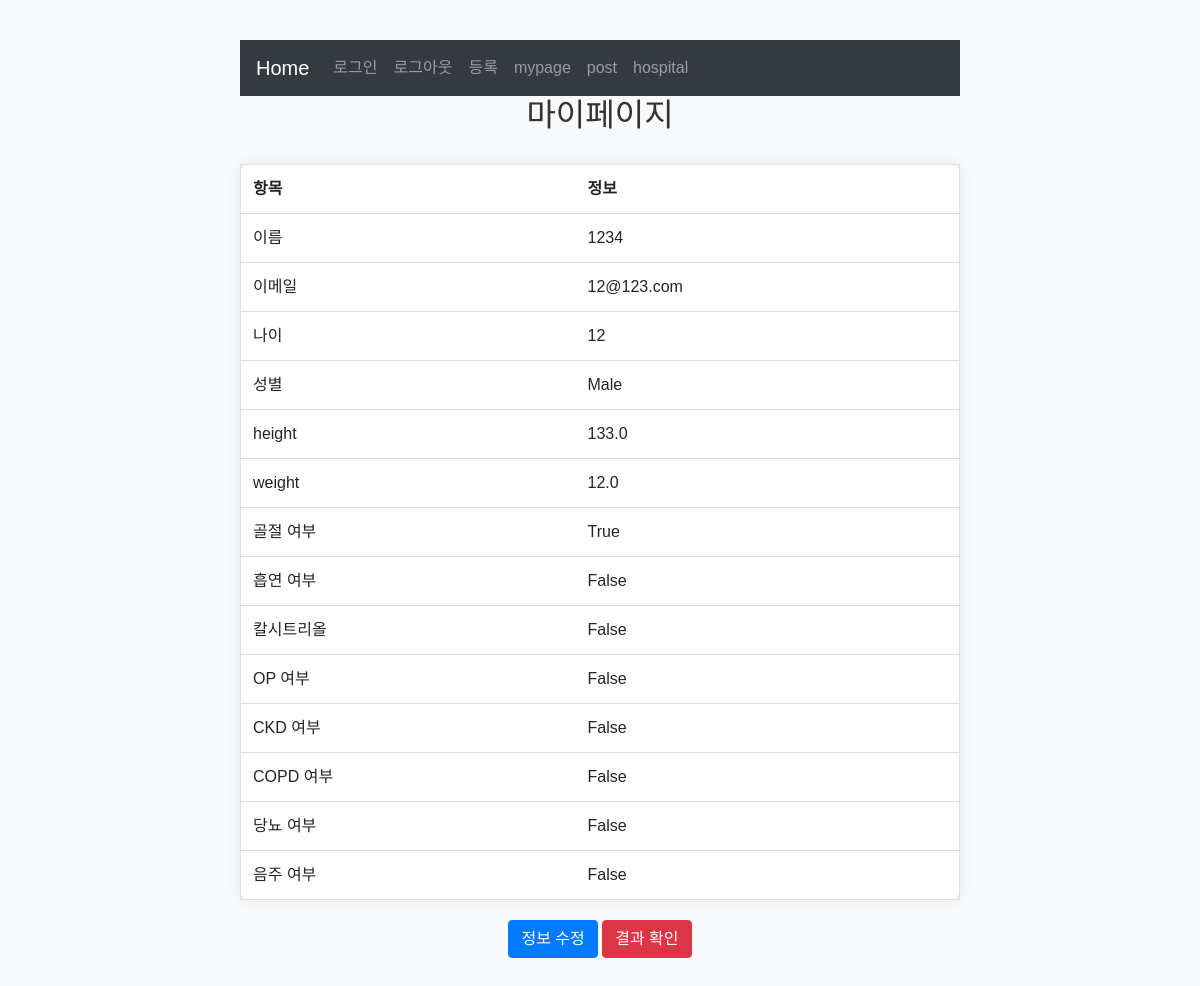
Screenshot of /user/mypage/ (signed in) with the database file from the repository.
### user/models.py (models this page shows, shortened)
class Profile(models.Model):
    user = models.OneToOneField(User, on_delete=models.CASCADE)
    age = models.IntegerField(null=True, blank=True)  # 나이
    gender = models.CharField(max_length=10, null=True, blank=True)  # 성별 (Male/Female)
    height = models.FloatField(null=True, blank=True)  # 키
    weight = models.FloatField(null=True, blank=True)  # 몸무게
    fracture = models.BooleanField(default=False)  # 골절 여부
    smoking = models.BooleanField(default=False)  # 흡연 여부
    calcitriol = models.BooleanField(default=False)  # 칼시트리올 복용 여부
    op = models.BooleanField(default=False)  # 골다공증 여부
    ckd = models.BooleanField(default=False)  # 만성 신장병 (Chronic Kidney Disease)
    copd = models.BooleanField(default=False)  # 만성 폐쇄성 폐질환 (Chronic Obstructive Pulmonary Disease)
    dm = models.BooleanField(default=False)  # 당뇨병 (Diabetes Mellitus)
    drinking = models.BooleanField(default=False)  # 음주 여부

### user/views.py (the view)
# urls.py: path("mypage/", mypage, name="mypage"),
@login_required
def mypage(request):
    profile, created = Profile.objects.get_or_create(user=request.user)
    return render(request, "user/mypage.html", {"profile": profile})

### user/templates/user/mypage.html
{% extends "base.html" %}
{% load static %}
{% block stylesheet %}
<link rel="stylesheet" href="{% static 'css/style.css' %}">
{% endblock %}
{% block explain_contents %}
<div align="center" class="mypage-container">
<h2>마이페이지</h2>
<table class="table-style">
    <tr><th>항목</th><th>정보</th></tr>
    <tr><td>이름</td><td>{{ profile.user.username }}</td></tr>
    <tr><td>이메일</td><td>{{ profile.user.email }}</td></tr>
    <tr><td>나이</td><td>{{ profile.age }}</td></tr>
    <tr><td>성별</td><td>{{ profile.gender }}</td></tr>
    <tr><td>height</td><td>{{ profile.height }}</td></tr>
    <tr><td>weight</td><td>{{ profile.weight }}</td></tr>
    <tr><td>골절 여부</td><td>{{ profile.fracture }}</td></tr>
    <tr><td>흡연 여부</td><td>{{ profile.smoking }}</td></tr>
    <tr><td>칼시트리올</td><td>{{ profile.calcitriol }}</td></tr>
    <tr><td>OP 여부</td><td>{{ profile.op }}</td></tr>
    <tr><td>CKD 여부</td><td>{{ profile.ckd }}</td></tr>
    <tr><td>COPD 여부</td><td>{{ profile.copd }}</td></tr>
    <tr><td>당뇨 여부</td><td>{{ profile.dm }}</td></tr>
    <tr><td>음주 여부</td><td>{{ profile.drinking }}</td></tr>
</table>
<div style="margin-top: 20px;">
    <a class="btn btn-primary" href="{% url 'user:mypage_edit' %}">정보 수정</a>
    <a class="btn btn-danger" href="{% url 'osteoporosis:result_list' %}">결과 확인</a>
</div>
</div>
{% endblock %}

### templates/base.html (shortened to what this page needs)
    <!DOCTYPE html>
    {% load i18n static %}
    <html lang="ko">
    <head>
    <link rel="stylesheet" href="https://cdn.jsdelivr.net/npm/bootstrap@4.6.2/dist/css/bootstrap.min.css">
    {% block stylesheet %}{% endblock %}
    </head>
    <body>
    <nav class="navbar navbar-expand-sm bg-dark navbar-dark">
    <a class="navbar-brand" href="/">Home</a>
    <ul class="navbar-nav">
        <li class="nav-item">
            <a class="nav-link" href="{% url 'user:login' %}">로그인</a>
        </li>
        <li class="nav-item">
            <a class="nav-link" href="{% url 'user:logout' %}">로그아웃</a>
        </li>
        <li class="nav-item">
            <a class="nav-link" href="{% url 'user:register' %}">등록</a>
        </li>
        <li class="nav-item">
            <a class="nav-link" href="{% url 'user:mypage' %}">mypage</a>
        </li>
        <li class="nav-item">
            <a class="nav-link" href="{% url 'board' %}">post</a>
        </li>
        <li class="nav-item">
            <a class="nav-link" href="{% url 'hospital:hospital' %}">hospital</a>
        </li>
    </ul>
    </nav>
    {% block explain_contents %}
    {% endblock explain_contents %}
    </body>
    </html>

### static/css/style.css (style rules this page uses)
body { font-family: 'Noto Sans KR', sans-serif; background-color: #f8f9fa; margin: 40px auto; max-width: 720px; }
h2 { text-align: center; margin-bottom: 30px; color: #333; }
.table-style { background-color: #ffffff; padding: 30px; border-radius: 12px; box-shadow: 0 0 15px rgba(0, 0, 0, 0.08); border: 1px solid #e0e0e0; width: 100%; margin: 0 auto; border-collapse: collapse; }
.table-style th, .table-style td { padding: 12px; text-align: left; border-bottom: 1px solid #ddd; }

### rows the page displays
Profile: user.username "1234", user.email "12@123.com", age "12", gender "Male", height "133.0", weight "12.0", fracture "True", smoking "False", calcitriol "False", op "False", ckd "False", copd "False", dm "False", drinking "False"
